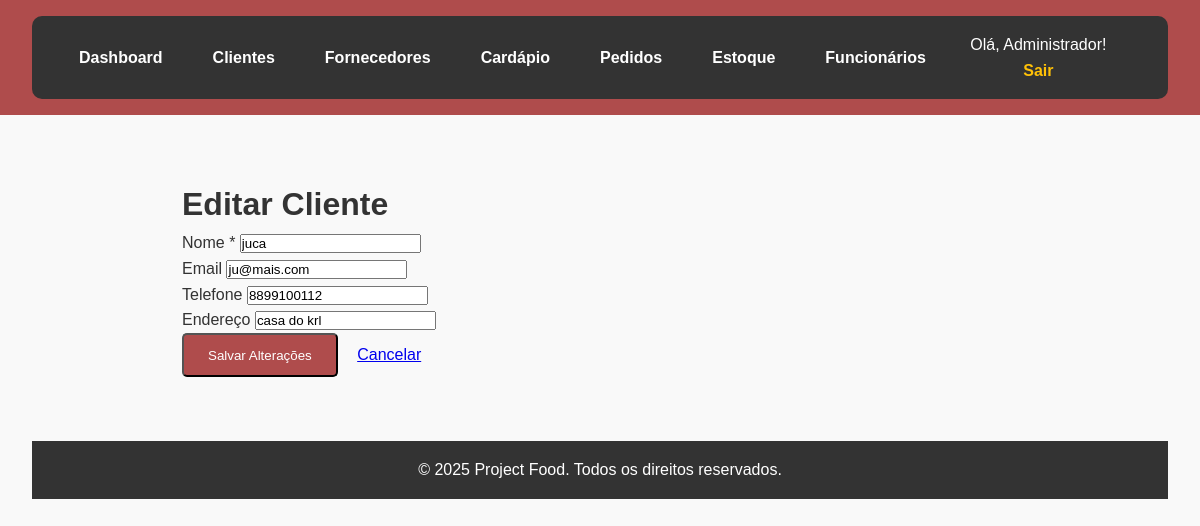
/clientes_editar.php?id=1 (signed in), run on the app's committed database.
### tables this page shows
CREATE TABLE `clientes` (
  `id` int NOT NULL,
  `nome` varchar(100) NOT NULL,
  `email` varchar(100) DEFAULT NULL,
  `telefone` varchar(20) DEFAULT NULL,
  `endereco` varchar(255) DEFAULT NULL,
  `data_criacao` timestamp NULL DEFAULT CURRENT_TIMESTAMP
);

### src/clientes_editar.php (the view, shortened to what this page needs)
<?php
include(__DIR__ . '/includes/header.php');
include(__DIR__ . '/includes/db_connect.php');
$cliente_id = $_GET['id'] ?? 0;
$nome = "";
$email = "";
$telefone = "";
$endereco = "";
if ($_SERVER["REQUEST_METHOD"] != "POST") {
    try {
        $stmt = $pdo->prepare("SELECT nome, email, telefone, endereco FROM clientes WHERE id = ?");
        $stmt->execute([$cliente_id]);
        $cliente = $stmt->fetch(PDO::FETCH_ASSOC);
        if ($cliente) {
            $nome = $cliente['nome'];
            $email = $cliente['email'];
            $telefone = $cliente['telefone'];
            $endereco = $cliente['endereco'];
        } else {
            header("Location: clientes.php?feedback=" . urlencode("Erro: Cliente não encontrado."));
            exit;
        }
    } catch (PDOException $e) {
        header("Location: clientes.php?feedback=" . urlencode("Erro ao buscar cliente: " . $e->getMessage()));
        exit;
    }
}
?>
<main>
    <div class="form-container" style="max-width: 600px;">
        <h1>Editar Cliente</h1>
        <form action="clientes_editar.php?id=<?php echo $cliente_id; ?>" method="POST">
            <div class="form-group">
                <label for="nome">Nome *</label>
                <input type="text" id="nome" name="nome" value="<?php echo htmlspecialchars($nome); ?>" required>
            </div>
            <div class="form-group">
                <label for="email">Email</label>
                <input type="email" id="email" name="email" value="<?php echo htmlspecialchars($email); ?>">
            </div>
            <div class="form-group">
                <label for="telefone">Telefone</label>
                <input type="text" id="telefone" name="telefone" value="<?php echo htmlspecialchars($telefone); ?>">
            </div>
            <div class="form-group">
                <label for="endereco">Endereço</label>
                <input type="text" id="endereco" name="endereco" value="<?php echo htmlspecialchars($endereco); ?>">
            </div>
            <button type="submit" class="btn">Salvar Alterações</button>
            <a href="clientes.php" style="margin-left: 15px;">Cancelar</a>
        </form>
    </div>
</main>
<?php
include(__DIR__ . '/includes/footer.php');
?>

### src/styles.css (style rules this page uses)
* { margin: 0; padding: 0; box-sizing: border-box; font-family: Arial, Helvetica, sans-serif; }
body { background-image: url(https://grupokallas.com.br/wp-content/uploads/2025/07/Osteria-Zucco-em-Moema-SP-1-1024x683.webp); background-size: cover; background-position: center; background-repeat: no-repeat; background-color: #f9f9f9; color: #333; line-height: 1.6; }
main { padding: 2rem; max-width: 900px; margin: auto; }
.btn { background-color: #af4c4c; color: white; padding: 0.8rem 1.5rem; text-decoration: none; border-radius: 5px; transition: background 0.9s ease, transform 0.9s ease; }

### data on the page
clientes: nome "juca", email "ju@mais.com", telefone "8899100112", endereco "casa do krl"

### other printed values
$_SESSION['funcionario_nome'] "Administrador"
